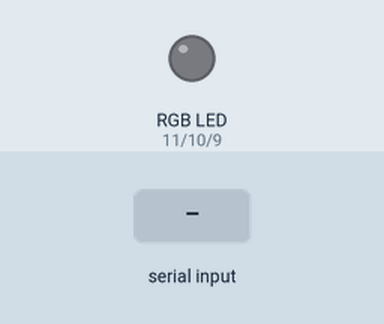
The sketch below on a simulated Arduino Uno, built with avr-gcc and run on an emulated ATmega328P. Parts: an RGB LED mixed from three pins (HIGH = lit). The inputs (shaded band) are chosen by the test bench. Dim RGB values are drawn brighter than linear; what the sketch prints to the serial monitor is not drawn.

Above: at 1.2 s.
1.3 s: "90,45,200\n" received over Serial
At 2.4 s:
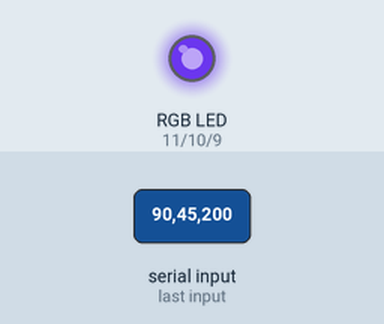
2.8 s: "30,150,10\n" received over Serial
At 3.6 s:
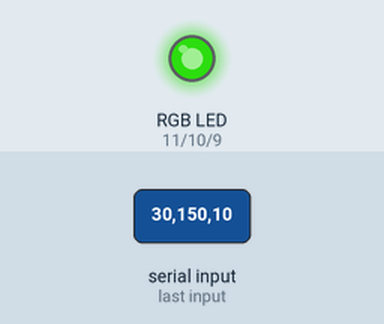
4.3 s: "90,45\n" received over Serial
At 6.5 s:
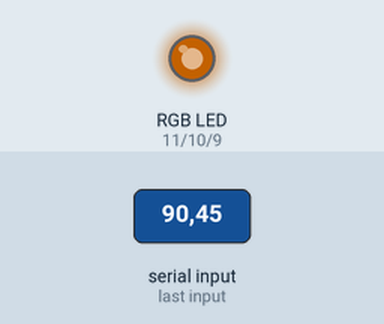
6.8 s: "30,150\n" received over Serial
At 8.5 s:
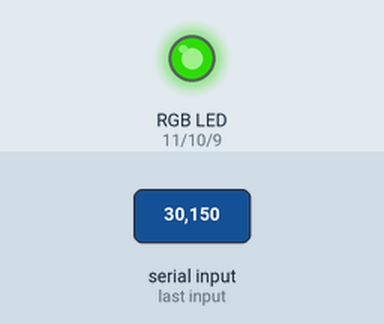
9.3 s: "5\n" received over Serial
At 12.1 s:
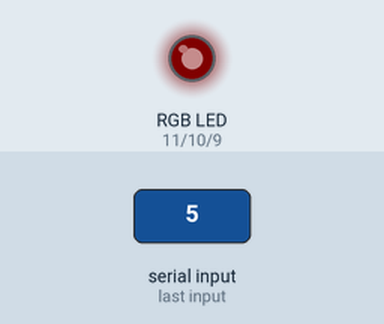
12.3 s: "90\n" received over Serial
At 15.6 s:
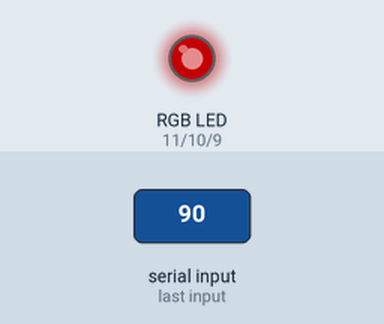
Timing chart, 0 to 16.3 s (numbered marks = the images above; inputs shaded):
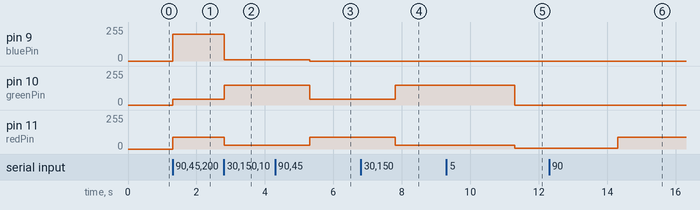

Measured:
- after the input at 1.3 s, pin 9 (bluePin): 0/255 → 200/255 at once; pin 10 (greenPin): 0/255 → 45/255 at once; pin 11 (redPin): 0/255 → 90/255 at once
- after the input at 2.8 s, pin 9 (bluePin): 200/255 → 10/255 at once; pin 10 (greenPin): 45/255 → 150/255 at once; pin 11 (redPin): 90/255 → 30/255 at once
- after the input at 4.3 s, pin 9 (bluePin): 10/255 → 0/255 after 1.0 s; pin 10 (greenPin): 150/255 → 45/255 after 1.0 s; pin 11 (redPin): 30/255 → 90/255 after 1.0 s
- after the input at 6.8 s, pin 10 (greenPin): 45/255 → 150/255 after 1.0 s; pin 11 (redPin): 90/255 → 30/255 after 1.0 s
- after the input at 9.3 s, pin 10 (greenPin): 150/255 → 0/255 after 2.0 s; pin 11 (redPin): 30/255 → 5/255 after 2.0 s
- after the input at 12.3 s, pin 11 (redPin): 5/255 → 90/255 after 2.0 s

The sketch:

leds.ino
```cpp
int redPin= 11;
int greenPin= 10;
int bluePin= 9;
char dato;
void setup(){
  Serial.begin(9600);
  pinMode(redPin,OUTPUT);
  pinMode(greenPin,OUTPUT);
  pinMode(bluePin,OUTPUT);
}
void loop(){
  while(Serial.available()>0){
    int red=Serial.parseInt();
    int green=Serial.parseInt();
    int blue=Serial.parseInt();
    Serial.read();
      analogWrite(redPin,red);
      analogWrite(greenPin,green);
      analogWrite(bluePin,blue);
      Serial.print(red,HEX);
      Serial.print(green,HEX);
      Serial.print(blue,HEX);
  }
}
```
